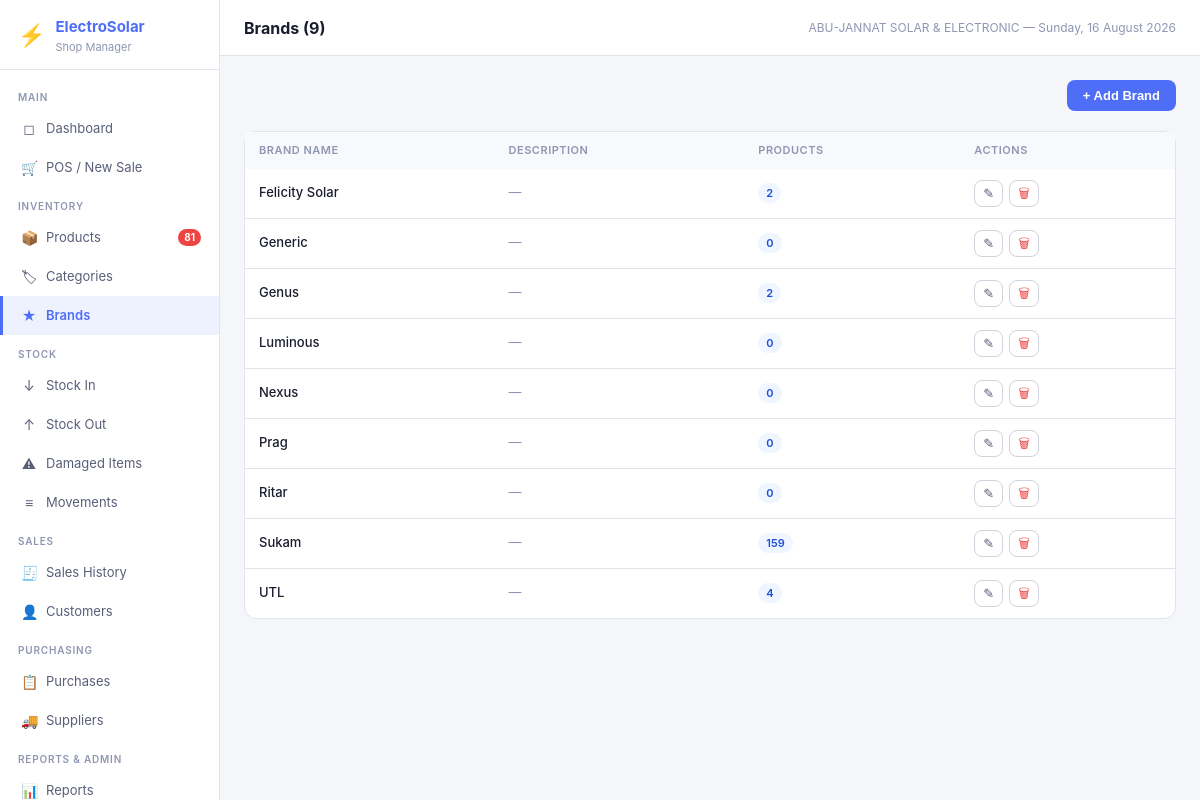
The app's page /brands (signed in) with its own data.
### tables this page shows
CREATE TABLE settings (
            key TEXT PRIMARY KEY,
            value TEXT
        );

CREATE TABLE brands (
            id INTEGER PRIMARY KEY AUTOINCREMENT,
            name TEXT UNIQUE NOT NULL,
            description TEXT,
            created_at TEXT NOT NULL DEFAULT (datetime('now'))
        );

### app.py (the view)
@app.route('/brands')
@login_required
def brands():
    items = query("""SELECT b.*, (SELECT COUNT(*) FROM products WHERE brand_id=b.id AND is_active=1) pc
        FROM brands b ORDER BY name""")
    return render_template('brands.html', brands=items)

### app.py (called while the page is built)
def get_db():
    if 'db' not in g:
        g.db = sqlite3.connect(DB_PATH)
        g.db.row_factory = sqlite3.Row
        g.db.execute("PRAGMA foreign_keys = ON")
        g.db.execute("PRAGMA journal_mode = WAL")
    return g.db

def query(sql, args=(), one=False):
    cur = get_db().execute(sql, args)
    rv = cur.fetchall()
    return (rv[0] if rv else None) if one else rv

def login_required(f):
    @wraps(f)
    def decorated(*args, **kwargs):
        if 'user_id' not in session:
            return redirect(url_for('login'))
        return f(*args, **kwargs)
    return decorated

def current_user():
    return {'id': session.get('user_id'), 'username': session.get('username'),
            'full_name': session.get('full_name'), 'role': session.get('role')}

def get_settings():
    rows = query("SELECT key, value FROM settings")
    return {r['key']: r['value'] for r in rows}

@app.context_processor
def inject_globals():
    s = get_settings() if 'user_id' in session else {}
    low_stock = 0
    if 'user_id' in session:
        r = query("SELECT COUNT(*) as c FROM products WHERE is_active=1 AND quantity <= reorder_level", one=True)
        low_stock = r['c'] if r else 0
    return dict(settings=s, current_user=current_user(), low_stock_count=low_stock,
                now=datetime.now())

### templates/brands.html (shortened to what this page needs)
{% extends 'base.html' %}
{% block page_title %}Brands ({{ brands|length }}){% endblock %}
{% block content %}
<div class="page-header">
  {% if current_user.role == 'admin' %}
  <button class="btn btn-primary" onclick="openModal('brandModal')">+ Add Brand</button>
  {% endif %}
</div>
<div class="card">
  <div class="table-wrap">
    <table>
      <thead>
        <tr>
          <th>Brand Name</th>
          <th>Description</th>
          <th>Products</th>
          {% if current_user.role == 'admin' %}<th>Actions</th>{% endif %}
        </tr>
      </thead>
      <tbody>
        {% for b in brands %}
        <tr>
          <td style="font-weight:500;">{{ b.name }}</td>
          <td class="text-muted">{{ b.description or '—' }}</td>
          <td><span class="badge badge-info">{{ b.pc }}</span></td>
          {% if current_user.role == 'admin' %}
          <td>
            <div style="display:flex;gap:6px;">
             <button class="btn-icon"
onclick="editBrand(
  '{{ b.id }}',
  '{{ b.name|e }}',
  `{{ b.description or '' }}`
)"
title="Edit">
✎
</button>
              <form method="POST" action="{{ url_for('brands_delete', bid=b.id) }}" style="display:inline" onsubmit="return confirm('Delete this brand?')">
                <button type="submit" class="btn-icon" style="color:var(--danger);" title="Delete">🗑</button>
              </form>
            </div>
          </td>
          {% endif %}
        </tr>
        {% else %}
        <tr><td colspan="{% if current_user.role == 'admin' %}4{% else %}3{% endif %}" style="text-align:center;padding:32px;color:var(--text3);">No brands added yet</td></tr>
        {% endfor %}
      </tbody>
    </table>
  </div>
</div>
{% endblock %}

### templates/base.html (shortened to what this page needs)
<!DOCTYPE html>
<html lang="en">
<head>
<link rel="stylesheet" href="{{ url_for('static', filename='css/style.css') }}">
</head>
<body>
<div class="app-shell">
  <aside class="sidebar">
    <div class="sidebar-logo">
      <div class="logo-icon">⚡</div>
      <div>
        <h1>ElectroSolar</h1>
        <p>Shop Manager</p>
      </div>
    </div>
    <nav class="sidebar-nav">
      <div class="nav-section">Main</div>
      <a href="{{ url_for('dashboard') }}" class="nav-item {% if request.endpoint=='dashboard' %}active{% endif %}">
        <span class="nav-icon">◻</span> Dashboard
      </a>
      <a href="{{ url_for('pos') }}" class="nav-item {% if request.endpoint=='pos' %}active{% endif %}">
        <span class="nav-icon">🛒</span> POS / New Sale
      </a>
      <div class="nav-section">Inventory</div>
      <a href="{{ url_for('products') }}" class="nav-item {% if request.endpoint=='products' %}active{% endif %}">
        <span class="nav-icon">📦</span> Products
        {% if low_stock_count > 0 %}<span class="nav-badge">{{ low_stock_count }}</span>{% endif %}
      </a>
      <a href="{{ url_for('categories') }}" class="nav-item {% if request.endpoint=='categories' %}active{% endif %}">
        <span class="nav-icon">🏷</span> Categories
      </a>
      <a href="{{ url_for('brands') }}" class="nav-item {% if request.endpoint=='brands' %}active{% endif %}">
        <span class="nav-icon">★</span> Brands
      </a>
      <div class="nav-section">Stock</div>
      <a href="{{ url_for('stock_in') }}" class="nav-item {% if request.endpoint=='stock_in' %}active{% endif %}">
        <span class="nav-icon">↓</span> Stock In
      </a>
      <a href="{{ url_for('stock_out') }}" class="nav-item {% if request.endpoint=='stock_out' %}active{% endif %}">
        <span class="nav-icon">↑</span> Stock Out
      </a>
      <a href="{{ url_for('stock_damaged') }}" class="nav-item {% if request.endpoint=='stock_damaged' %}active{% endif %}">
        <span class="nav-icon">⚠</span> Damaged Items
      </a>
      <a href="{{ url_for('stock_movements') }}" class="nav-item {% if request.endpoint=='stock_movements' %}active{% endif %}">
        <span class="nav-icon">≡</span> Movements
      </a>
      <div class="nav-section">Sales</div>
      <a href="{{ url_for('sales') }}" class="nav-item {% if request.endpoint in ['sales','sale_detail'] %}active{% endif %}">
        <span class="nav-icon">🧾</span> Sales History
      </a>
      <a href="{{ url_for('customers') }}" class="nav-item {% if request.endpoint in ['customers','customer_history'] %}active{% endif %}">
        <span class="nav-icon">👤</span> Customers
      </a>
      <div class="nav-section">Purchasing</div>
      <a href="{{ url_for('purchases') }}" class="nav-item {% if request.endpoint in ['purchases','purchase_detail'] %}active{% endif %}">
        <span class="nav-icon">📋</span> Purchases
      </a>
      <a href="{{ url_for('suppliers') }}" class="nav-item {% if request.endpoint=='suppliers' %}active{% endif %}">
        <span class="nav-icon">🚚</span> Suppliers
      </a>
      <div class="nav-section">Reports & Admin</div>
      <a href="{{ url_for('reports') }}" class="nav-item {% if request.endpoint=='reports' %}active{% endif %}">
        <span class="nav-icon">📊</span> Reports
      </a>
    </nav>
  </aside>
  <div class="main-area">
    <header class="topbar">
      <h2>{% block page_title %}{% endblock %}</h2>
      <span class="topbar-meta">{{ settings.get('shop_name','ElectroSolar') }} — {{ now.strftime('%A, %d %B %Y') }}</span>
    </header>
    <main class="page-content">
      {% block content %}{% endblock %}
    </main>
  </div>
</div>
</body>
</html>

### static/css/style.css (style rules this page uses)
*, *::before, *::after { box-sizing: border-box; margin: 0; padding: 0; }
:root { --bg: #f5f6fa; --surface: #ffffff; --surface2: #f8f9fc; --border: #e2e4eb; --border2: #d0d3de; --text: #1a1d2e; --text2: #5a5f78; --text3: #9096b2; --accent: #4f6ef7; --accent-hover: #3b58e8; --accent-light: #eef1fe; --success: #22c55e; --success-bg: #f0fdf4; --success-text: #16a34a; --warning: #f59e0b; --warning-bg: #fffbeb; --warning-text: #b45309; --danger: #ef4444; --danger-bg: #fef2f2; --danger-text: #dc2626; --info: #3b82f6; --info-bg: #eff6ff; --info-text: #1d4ed8; --sidebar-w: 220px; --radius: 8px; --radius-lg: 12px; --shadow: 0 1px 3px rgba(0,0,0,0.08); --shadow-md: 0 4px 16px rgba(0,0,0,0.12); }
body { font-family: -apple-system, BlinkMacSystemFont, 'Segoe UI', 'Inter', sans-serif; font-size: 14px; color: var(--text); background: var(--bg); line-height: 1.5; -webkit-font-smoothing: antialiased; }
a { color: var(--accent); text-decoration: none; }
.app-shell { display: flex; min-height: 100vh; }
.sidebar { width: var(--sidebar-w); min-width: var(--sidebar-w); background: var(--surface); border-right: 1px solid var(--border); display: flex; flex-direction: column; position: sticky; top: 0; height: 100vh; overflow-y: auto; }
.sidebar-logo { padding: 16px 18px 14px; border-bottom: 1px solid var(--border); display: flex; align-items: center; gap: 10px; }
.logo-icon { font-size: 22px; }
.sidebar-logo h1 { font-size: 15px; font-weight: 700; color: var(--accent); }
.sidebar-logo p { font-size: 11px; color: var(--text3); }
.sidebar-nav { flex: 1; padding: 8px 0; }
.nav-section { padding: 12px 18px 4px; font-size: 10px; font-weight: 600; color: var(--text3); text-transform: uppercase; letter-spacing: 0.8px; }
.nav-item { display: flex; align-items: center; gap: 9px; padding: 9px 18px; font-size: 13px; color: var(--text2); text-decoration: none; border-left: 3px solid transparent; transition: all 0.12s; }
.nav-item.active { background: var(--accent-light); color: var(--accent); font-weight: 600; border-left-color: var(--accent); }
.nav-icon { font-size: 14px; width: 16px; text-align: center; flex-shrink: 0; }
.nav-badge { margin-left: auto; background: var(--danger); color: white; border-radius: 99px; font-size: 10px; font-weight: 700; padding: 1px 6px; }
.main-area { flex: 1; display: flex; flex-direction: column; min-width: 0; }
.topbar { padding: 0 24px; height: 56px; display: flex; align-items: center; justify-content: space-between; background: var(--surface); border-bottom: 1px solid var(--border); position: sticky; top: 0; z-index: 10; }
.topbar h2 { font-size: 16px; font-weight: 700; }
.topbar-meta { font-size: 12px; color: var(--text3); }
.page-content { flex: 1; padding: 24px; }
.card { background: var(--surface); border: 1px solid var(--border); border-radius: var(--radius-lg); }
.table-wrap { overflow-x: auto; }
table { width: 100%; border-collapse: collapse; font-size: 13px; }
thead { background: var(--surface2); }
th { padding: 10px 14px; text-align: left; font-size: 11px; font-weight: 600; color: var(--text3); text-transform: uppercase; letter-spacing: 0.5px; white-space: nowrap; }
td { padding: 11px 14px; border-bottom: 1px solid var(--border); vertical-align: middle; }
tr:last-child td { border-bottom: none; }
.btn { display: inline-flex; align-items: center; gap: 6px; padding: 8px 16px; font-size: 13px; font-weight: 600; border-radius: var(--radius); cursor: pointer; border: none; transition: all 0.12s; white-space: nowrap; text-decoration: none; }
.btn-primary { background: var(--accent); color: white; }
.btn-icon { padding: 6px 8px; border-radius: var(--radius); background: none; border: 1px solid var(--border2); cursor: pointer; display: inline-flex; align-items: center; color: var(--text2); font-size: 13px; line-height: 1; text-decoration: none; }
.badge { display: inline-flex; align-items: center; padding: 2px 8px; border-radius: 99px; font-size: 11px; font-weight: 600; }
.badge-info { background: var(--info-bg); color: var(--info-text); }
.page-header { display: flex; align-items: center; justify-content: space-between; margin-bottom: 20px; }
.text-muted { color: var(--text3); }

### records on screen
settings: get "ABU-JANNAT SOLAR & ELECTRONIC"
brands: name "Felicity Solar", description "—", pc "2"
brands: name "Generic", description "—", pc "0"
brands: name "Genus", description "—", pc "2"
brands: name "Luminous", description "—", pc "0"
brands: name "Nexus", description "—", pc "0"
brands: name "Prag", description "—", pc "0"
brands: name "Ritar", description "—", pc "0"
brands: name "Sukam", description "—", pc "159"
brands: name "UTL", description "—", pc "4"

### other values on screen
{{ low_stock_count }} "81"
{{ brands|length }} "9"
